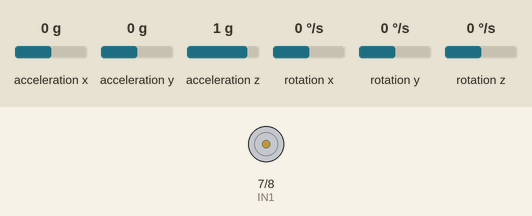
The sketch below on a simulated Arduino Uno, built with avr-gcc and run on an emulated ATmega328P. Shown: motor-driver pin pairs drawn as motors (green arrow = first pin HIGH = forward, orange = second pin HIGH = backward, longer = more drive, scaled by the enable pin). Inputs (shaded band) come from the test bench; at power-on: rotation x 0 °/s, acceleration x 0 g, acceleration y 0 g, acceleration z 1 g, rotation y 0 °/s, rotation z 0 °/s.

Above: at 1.2 s.
1.3 s: rotation x set to -192 °/s
At 1.52 s:
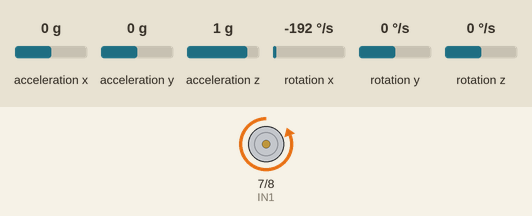
4.3 s: rotation x set to 0 °/s
At 5.3 s:
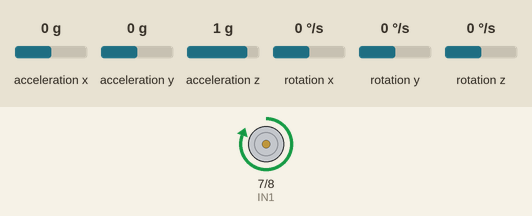
7.3 s: acceleration x set to -1.4 g
8.8 s: acceleration x set to 0.8 g
At 10.2 s:
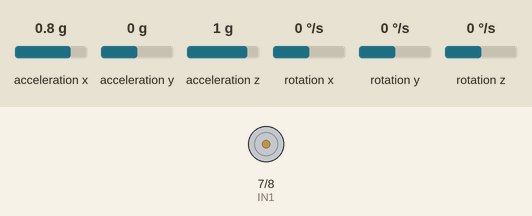
10.5 s: acceleration x set to -0.8 g
At 11.3 s:
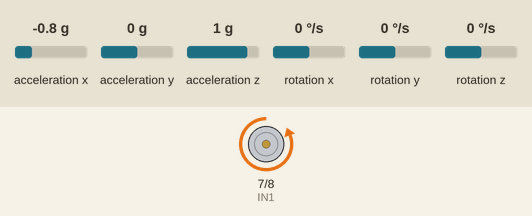
Timing chart, 0 to 13.1 s (numbered marks = the images above; inputs shaded):
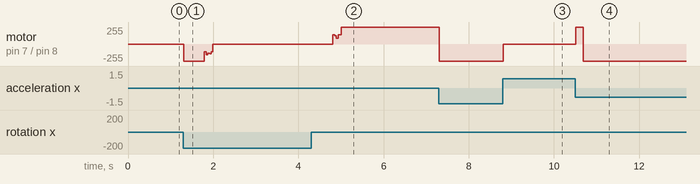

The sketch:

IntegrationV1.ino
```cpp
#include "I2Cdev.h"
#include "MPU6050.h"
#include "Wire.h"
#include <PID_v1.h>

//Integration Variables
int STD_LOOP_TIME = 9;
unsigned long loopStartTime = 0;
int lastLoopTime = STD_LOOP_TIME;
int lastLoopUsefulTime = STD_LOOP_TIME;
double actAngle;

// MPU6050 Variables

// AD0 low = 0x68 (default for InvenSense evaluation board)
// AD0 high = 0x69
MPU6050 accelgyro;

int16_t ax, ay, az;
int16_t gx, gy, gz;

//Kalman Filter Variables
float Q_angle  =  0.001;
float Q_gyro   =  0.003;
float R_angle  =  0.03;

float x_angle = 0;
float x_bias = 0;
float P_00 = 0, P_01 = 0, P_10 = 0, P_11 = 0;
float dt, y, S;
float K_0, K_1;

//l298
double Speed = 0;
char Dir = 'f';
const int IN1 = 7;
const int IN2 = 8;
const int EN = 9;

//PID Variables
//********************Change the tuning parameters here**********************
//Setpoint.  Find where the robot is balanced.
double Setpoint = -170;
//Point where it switches from conservative to agressive
int gapDist = 15;
//Aggressive
double aggKp = 2, aggKi = 0.12, aggKd = 1.2;
//Conservative
double consKp = 1.2, consKi = 0.08, consKd = 0.75;
//***************************************************************************
PID myPID(&actAngle, &Speed, &Setpoint, consKp, consKi, consKd, DIRECT);

//#define LED_PIN 13
//bool blinkState = false;

void setup() {
    Wire.begin();

    //Serial.begin(38400);

    // initialize device
    //Serial.println("Initializing I2C devices...");
    accelgyro.initialize();

    // verify connection
    //Serial.println("Testing device connections...");
    //Serial.println(accelgyro.testConnection() ? "MPU6050 connection successful" : "MPU6050 connection failed");

    //Configure PID
    myPID.SetSampleTime(1);
    myPID.SetMode(AUTOMATIC);

//    accelgyro.getMotion6(&ax, &ay, &az, &gx, &gy, &gz);
//    actAngle = kalmanCalculate(ax, gx, lastLoopTime);
//
//    Setpoint = actAngle;

    // configure Arduino LED for
    //pinMode(LED_PIN, OUTPUT);
    pinMode(EN, OUTPUT);
    pinMode(IN1, OUTPUT);
    pinMode(IN2, OUTPUT);
}

void loop() {
    // read raw accel/gyro measurements from device
    accelgyro.getMotion6(&ax, &ay, &az, &gx, &gy, &gz);

    actAngle = kalmanCalculate(ax, gx, lastLoopTime);

    //Serial.print("a/g:\t");
    //Serial.print(actAngle);  Serial.print("\t");

    double gap = Setpoint-actAngle; //distance away from setpoint
    double absgap = abs(gap);

    //Serial.print(gap);  Serial.print("\t");

    if(absgap < gapDist)
    {
      //we're close to setpoint, use conservative tuning parameters
      myPID.SetTunings( consKp, consKi, consKd);
    }
    else
    {
       //we're far from setpoint, use aggressive tuning parameters
      myPID.SetTunings( aggKp, aggKi, aggKd);
    }

    myPID.Compute();

    if( gap >= 0 ) {
      Dir = 'r';
    }
    else if ( gap < 0 ) {
      Dir = 'f';
    }

    map(Speed, 0, 65535 , 0, 255);

    //Serial.println(Speed);

    Drive_Motor( Speed, Dir);

      // *********************** loop timing control **************************
    lastLoopUsefulTime = millis() - loopStartTime;

//    if( lastLoopUsefulTime < STD_LOOP_TIME )
//      delay( ( STD_LOOP_TIME - lastLoopUsefulTime ) );

    lastLoopTime = millis() - loopStartTime;
    loopStartTime = millis();

    // blink LED to indicate activity
    //blinkState = !blinkState;
    //digitalWrite(LED_PIN, blinkState);
}

float kalmanCalculate(float newAngle, float newRate,int looptime) {

    dt = float(looptime)/1000;
    x_angle += dt * (newRate - x_bias);
    P_00 +=  dt * ( dt * P_11 - P_01 - P_10 + Q_angle);
    P_01 -=  dt * P_11;
    P_10 -=  dt * P_11;
    P_11 +=  + Q_gyro * dt;

    y = newAngle - x_angle;
    S = P_00 + R_angle;
    K_0 = P_00 / S;
    K_1 = P_10 / S;

    x_angle +=  K_0 * y;
    x_bias  +=  K_1 * y;
    P_00 -= K_0 * P_00;
    P_01 -= K_0 * P_01;
    P_10 -= K_1 * P_00;
    P_11 -= K_1 * P_01;

    return x_angle;
}  //Kalman

void Drive_Motor( double Speed, char Dir) {

  if(Dir == 'f') { //Forward
    digitalWrite(IN1, HIGH);
    digitalWrite(IN2, LOW);
  }
  else if( Dir == 'r' ) {  //reverse motion
    digitalWrite (IN1, LOW);
    digitalWrite(IN2, HIGH);
  }

  analogWrite(EN, (int) Speed);

}  //Drive_Motor
```

Measured:
- after the input at 1.3 s, motor on pin 7 (IN1) / pin 8 (IN2): stopped → backward 255/255 at once, → stopped 0.49 s later
- after the input at 4.3 s, motor on pin 7 (IN1) / pin 8 (IN2): stopped → forward 138/255 after 0.51 s, → forward 255/255 0.20 s later
- after the input at 8.8 s, motor on pin 7 (IN1) / pin 8 (IN2): backward 255/255 → stopped at once
- after the input at 10.5 s, motor on pin 7 (IN1) / pin 8 (IN2): stopped → forward 255/255 at once, → backward 255/255 0.18 s later
